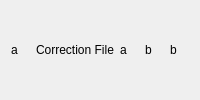
    <widget class="QWidget" name="widget" native="true">
     <layout class="QHBoxLayout" name="horizontalLayout">
      <item>
       <widget class="QLabel" name="Label87">
        <property name="enabled">
         <bool>true</bool>
        </property>
        <property name="toolTip">
         <string/>
        </property>
        <property name="text">
         <string>a</string>
        </property>
       </widget>
      </item>
      <item>
       <widget class="QLabel" name="Label5">
        <property name="enabled">
         <bool>true</bool>
        </property>
        <property name="toolTip">
         <string/>
        </property>
        <property name="text">
         <string>Correction File</string>
        </property>
       </widget>
      </item>
      <item>
       <widget class="QLabel" name="Label82">
        <property name="enabled">
         <bool>true</bool>
        </property>
        <property name="toolTip">
         <string/>
        </property>
        <property name="text">
         <string>a</string>
        </property>
       </widget>
      </item>
      <item>
       <widget class="QLabel" name="Label83">
        <property name="enabled">
         <bool>true</bool>
        </property>
        <property name="toolTip">
         <string/>
        </property>
        <property name="text">
         <string>b</string>
        </property>
       </widget>
      </item>
      <item>
       <widget class="QLabel" name="Label86">
        <property name="enabled">
         <bool>true</bool>
        </property>
        <property name="toolTip">
         <string/>
        </property>
        <property name="text">
         <string>b</string>
        </property>
       </widget>
      </item>
     </layout>
    </widget>
